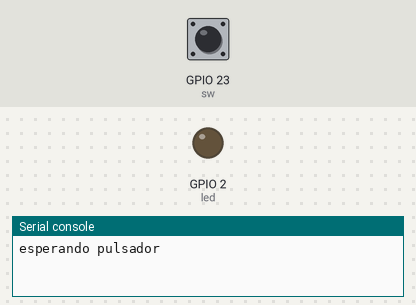
A program run on a simulated ESP32 board running MicroPython. Parts: output pins drawn as LEDs (lit = HIGH), the last lines printed to the serial console. Dashed ring = blinking. The test bench sets the inputs (shaded band); at power-on: GPIO 23 (sw) LOW.

Above: at 1.2 s.
1.3 s: GPIO 23 (sw) pulled HIGH for 1 s
At 1.42 s:
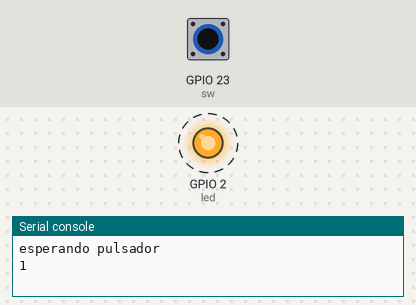
3.8 s: GPIO 23 (sw) pulled HIGH for 0.15 s
At 4.4 s:
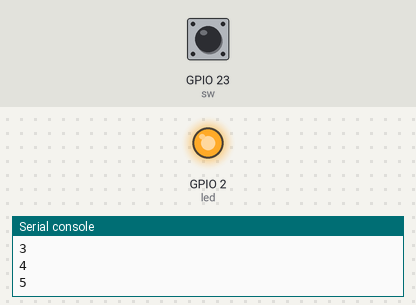
5.4 s: GPIO 23 (sw) pulled HIGH for 3.2 s
At 9.2 s:
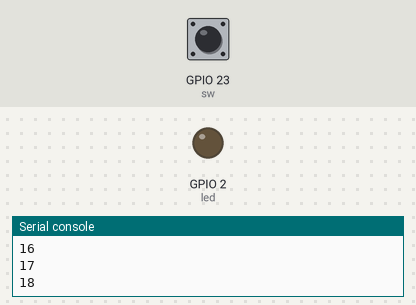
Timing chart, 0 to 10.7 s (numbered marks = the images above; inputs shaded):
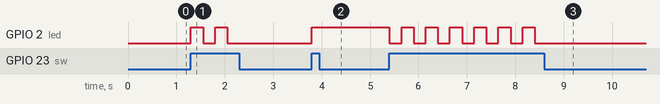

The program:

main.py
```python
#https://wokwi.com/projects/370160487629016065
from machine import Pin
import time

print("esperando pulsador")

sw = Pin(23, Pin.IN)
led = Pin(2, Pin.OUT)

contador=0
while True:
    if sw.value():
        led.value(not led.value())
        contador += 1
        print(contador)
        time.sleep_ms(250)
    #El tiempo de de espera le permite reaccionar bien al prendido y apagado contra el pulsador
```

Measured:
- after the input at 1.3 s, GPIO 2 (led): alternates HIGH for 0.25 s and LOW for 0.25 s, 4 changes in all, then stays LOW, starting at once
- after the input at 3.8 s, GPIO 2 (led): LOW → HIGH at once
- after the input at 5.4 s, GPIO 2 (led): alternates HIGH for 0.25 s and LOW for 0.25 s, 13 changes in all, then stays LOW, starting at once
